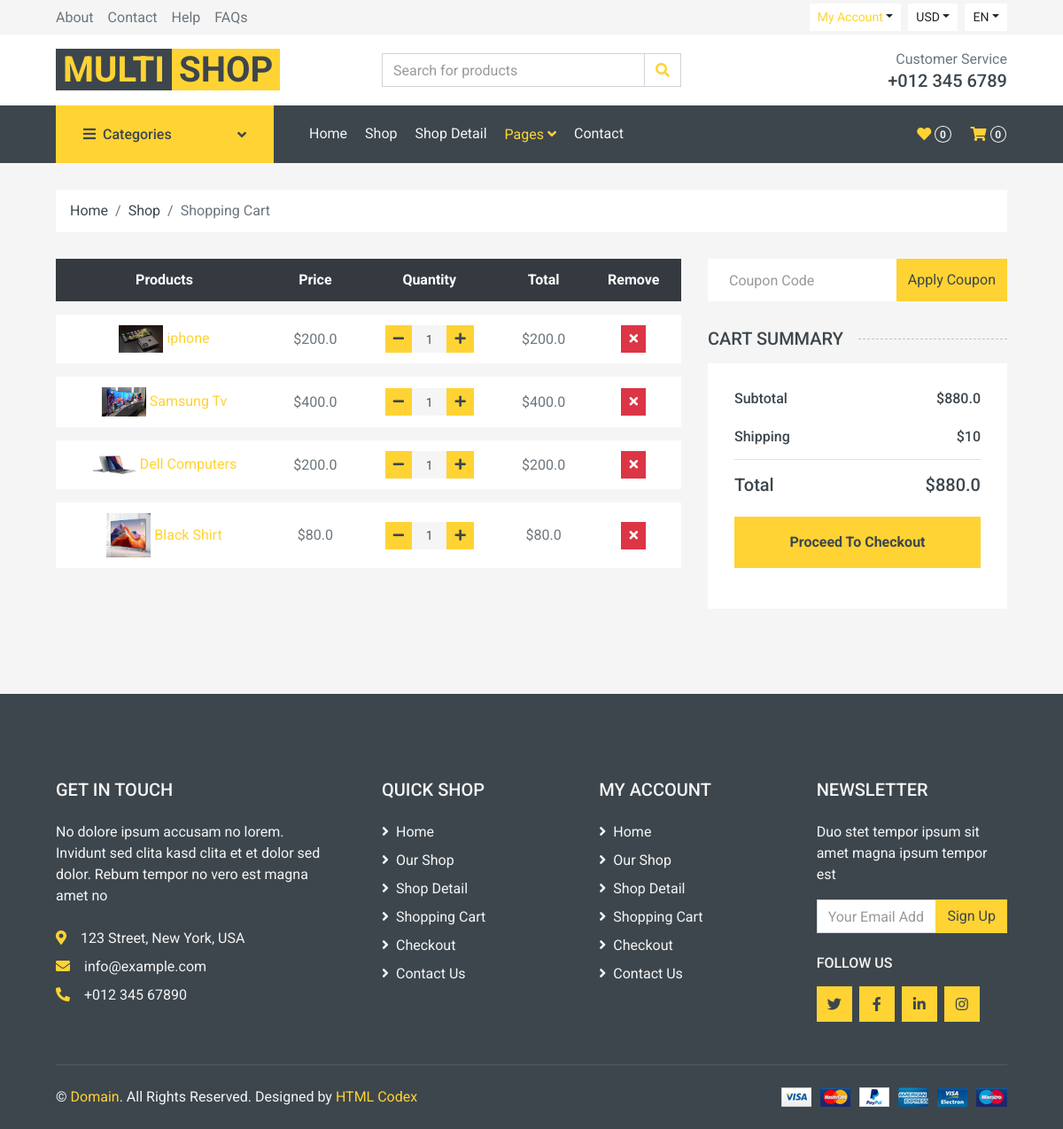
The page /cart/ (signed in) on the database its author committed.
### order/models.py (models this page shows, shortened)
class ShopCart(models.Model):
    user = models.ForeignKey(User, on_delete=models.SET_NULL, null=True)
    product = models.ForeignKey(Product, on_delete=models.SET_NULL, null=True)
    quantity = models.IntegerField()
    @property
    def amount(self):
        return (self.quantity * self.product.price)

### product/models.py (models this page shows, shortened)
class Product(models.Model):
    STATUS = (
        ('True', 'True'),
        ('False', 'False')
    )
    category = models.ForeignKey(Category, on_delete=models.CASCADE)
    title = models.CharField(max_length=30)
    keywords = models.CharField(max_length=255)
    description = models.CharField(max_length=255)
    image = models.ImageField(blank=True, upload_to='images/')
    price = models.FloatField()
    amount = models.IntegerField()
    minamount = models.IntegerField()
    detail = RichTextUploadingField()
    slug = models.SlugField(null=False, unique=True)
    status = models.CharField(max_length=10, choices=STATUS)
    create_at = models.DateTimeField(auto_now_add='True')
    update_at = models.DateTimeField(auto_now=True)
    def __str__(self):
        return self.title
    def image_tag(self):
        return mark_safe('<img src="{}" height="50"/>'.format(self.image.url))
    image_tag.short_description = 'Image'

### order/views.py (the view)
# urls.py: path('cart/', OrderViews.cart, name='cart'),
def cart(request):
    category = Category.objects.all()
    current_user = request.user
    shopcart = ShopCart.objects.filter(user_id=current_user.id)
    total = 0
    for rs in shopcart:
        total += rs.product.price * rs.quantity
    context = {
        'category': category,
        'shopcart': shopcart,
        'total': total,
    }
    return render(request, 'cart.html', context)

### order/templates/cart.html (shortened to what this page needs)
<!DOCTYPE html>
{% load static %}
<html lang="en">
<head>
    <link href="https://cdnjs.cloudflare.com/ajax/libs/font-awesome/5.10.0/css/all.min.css" rel="stylesheet">
    <link href="{% static 'lib/animate/animate.min.css' %}" rel="stylesheet">
    <link href="{% static 'lib/owlcarousel/assets/owl.carousel.min.css' %}" rel="stylesheet">
    <link href="{% static 'css/style.css' %}" rel="stylesheet">
</head>
<body>
    <div class="container-fluid">
        <div class="row bg-secondary py-1 px-xl-5">
            <div class="col-lg-6 d-none d-lg-block">
                <div class="d-inline-flex align-items-center h-100">
                    <a class="text-body mr-3" href="">About</a>
                    <a class="text-body mr-3" href="">Contact</a>
                    <a class="text-body mr-3" href="">Help</a>
                    <a class="text-body mr-3" href="">FAQs</a>
                </div>
            </div>
            <div class="col-lg-6 text-center text-lg-right">
                <div class="d-inline-flex align-items-center">
                    <div class="btn-group">
                        <button type="button" class="btn btn-sm btn-light dropdown-toggle" data-toggle="dropdown"><a
                                href="/user">My Account</a></button>
                    </div>
                    <div class="btn-group mx-2">
                        <button type="button" class="btn btn-sm btn-light dropdown-toggle" data-toggle="dropdown">USD</button>
                    </div>
                    <div class="btn-group">
                        <button type="button" class="btn btn-sm btn-light dropdown-toggle" data-toggle="dropdown">EN</button>
                    </div>
                </div>
            </div>
        </div>
        <div class="row align-items-center bg-light py-3 px-xl-5 d-none d-lg-flex">
            <div class="col-lg-4">
                <a href="" class="text-decoration-none">
                    <span class="h1 text-uppercase text-primary bg-dark px-2">Multi</span>
                    <span class="h1 text-uppercase text-dark bg-primary px-2 ml-n1">Shop</span>
                </a>
            </div>
            <div class="col-lg-4 col-6 text-left">
                <form action="">
                    <div class="input-group">
                        <input type="text" class="form-control" placeholder="Search for products">
                        <div class="input-group-append">
                            <span class="input-group-text bg-transparent text-primary">
                                <i class="fa fa-search"></i>
                            </span>
                        </div>
                    </div>
                </form>
            </div>
            <div class="col-lg-4 col-6 text-right">
                <p class="m-0">Customer Service</p>
                <h5 class="m-0">+012 345 6789</h5>
            </div>
        </div>
    </div>
    <div class="container-fluid bg-dark mb-30">
        <div class="row px-xl-5">
            <div class="col-lg-3 d-none d-lg-block">
                <a class="btn d-flex align-items-center justify-content-between bg-primary w-100" data-toggle="collapse" href="#navbar-vertical" style="height: 65px; padding: 0 30px;">
                    <h6 class="text-dark m-0"><i class="fa fa-bars mr-2"></i>Categories</h6>
                    <i class="fa fa-angle-down text-dark"></i>
                </a>
            </div>
            <div class="col-lg-9">
                <nav class="navbar navbar-expand-lg bg-dark navbar-dark py-3 py-lg-0 px-0">
                    <div class="collapse navbar-collapse justify-content-between" id="navbarCollapse">
                        <div class="navbar-nav mr-auto py-0">
                            <a href="/" class="nav-item nav-link">Home</a>
                            <a href="shop.html" class="nav-item nav-link">Shop</a>
                            <a href="detail.html" class="nav-item nav-link">Shop Detail</a>
                            <div class="nav-item dropdown">
                                <a href="#" class="nav-link dropdown-toggle active" data-toggle="dropdown">Pages <i class="fa fa-angle-down mt-1"></i></a>
                            </div>
                            <a href="contact.html" class="nav-item nav-link">Contact</a>
                        </div>
                        <div class="navbar-nav ml-auto py-0 d-none d-lg-block">
                            <a href="" class="btn px-0">
                                <i class="fas fa-heart text-primary"></i>
                                <span class="badge text-secondary border border-secondary rounded-circle" style="padding-bottom: 2px;">0</span>
                            </a>
                            <a href="" class="btn px-0 ml-3">
                                <i class="fas fa-shopping-cart text-primary"></i>
                                <span class="badge text-secondary border border-secondary rounded-circle" style="padding-bottom: 2px;">0</span>
                            </a>
                        </div>
                    </div>
                </nav>
            </div>
        </div>
    </div>
    <div class="container-fluid">
        <div class="row px-xl-5">
            <div class="col-12">
                <nav class="breadcrumb bg-light mb-30">
                    <a class="breadcrumb-item text-dark" href="">Home</a>
                    <a class="breadcrumb-item text-dark" href="#">Shop</a>
                    <span class="breadcrumb-item active">Shopping Cart</span>
                </nav>
            </div>
        </div>
    </div>
    <div class="container-fluid">
        <div class="row px-xl-5">
            <div class="col-lg-8 table-responsive mb-5">
                <table class="table table-light table-borderless table-hover text-center mb-0">
                    <thead class="thead-dark">
                        <tr>
                            <th>Products</th>
                            <th>Price</th>
                            <th>Quantity</th>
                            <th>Total</th>
                            <th>Remove</th>
                        </tr>
                    </thead>
                    <tbody class="align-middle">
                       {% for rs in shopcart %}
                        <tr>
                            <td class="align-middle"><a href="/product/{{ rs.product.id }}/{{ rs.product.slug }}"><img src="{{ rs.product.image.url }}" alt="" style="width: 50px;"> {{ rs.product }}</a></td>
                            <td class="align-middle">${{ rs.product.price }}</td>
                            <td class="align-middle">
                                <div class="input-group quantity mx-auto" style="width: 100px;">
                                    <div class="input-group-btn">
                                        <button class="btn btn-sm btn-primary btn-minus" >
                                        <i class="fa fa-minus"></i>
                                        </button>
                                    </div>
                                    <input type="text" class="form-control form-control-sm bg-secondary border-0 text-center" value="{{ rs.quantity }}">
                                    <div class="input-group-btn">
                                        <button class="btn btn-sm btn-primary btn-plus">
                                            <i class="fa fa-plus"></i>
                                        </button>
                                    </div>
                                </div>
                            </td>
                            <td class="align-middle">${{ rs.amount }}</td>
                            <td class="align-middle"><a href="/order/deletefromcart/{{ rs.id }}" onclick="return confirm('Delete! Are you sure?')"><button class="btn btn-sm btn-danger"><i class="fa fa-times"></i></button></a></td>
                        </tr>
                       {% endfor %}
                    </tbody>
                </table>
            </div>
            <div class="col-lg-4">
                <form class="mb-30" action="">
                    <div class="input-group">
                        <input type="text" class="form-control border-0 p-4" placeholder="Coupon Code">
                        <div class="input-group-append">
                            <button class="btn btn-primary">Apply Coupon</button>
                        </div>
                    </div>
                </form>
                <h5 class="section-title position-relative text-uppercase mb-3"><span class="bg-secondary pr-3">Cart Summary</span></h5>
                <div class="bg-light p-30 mb-5">
                    <div class="border-bottom pb-2">
                        <div class="d-flex justify-content-between mb-3">
                            <h6>Subtotal</h6>
                            <h6>${{ total }}</h6>
                        </div>
                        <div class="d-flex justify-content-between">
                            <h6 class="font-weight-medium">Shipping</h6>
                            <h6 class="font-weight-medium">$10</h6>
                        </div>
                    </div>
                    <div class="pt-2">
                        <div class="d-flex justify-content-between mt-2">
                            <h5>Total</h5>
                            <h5>${{ total }}</h5>
                        </div>
                        <a href="/order/orderproduct"><button class="btn btn-block btn-primary font-weight-bold my-3 py-3">Proceed To Checkout</button></a>
                    </div>
                </div>
            </div>
        </div>
    </div>
    <div class="container-fluid bg-dark text-secondary mt-5 pt-5">
        <div class="row px-xl-5 pt-5">
            <div class="col-lg-4 col-md-12 mb-5 pr-3 pr-xl-5">
                <h5 class="text-secondary text-uppercase mb-4">Get In Touch</h5>
                <p class="mb-4">No dolore ipsum accusam no lorem. Invidunt sed clita kasd clita et et dolor sed dolor. Rebum tempor no vero est magna amet no</p>
                <p class="mb-2"><i class="fa fa-map-marker-alt text-primary mr-3"></i>123 Street, New York, USA</p>
                <p class="mb-2"><i class="fa fa-envelope text-primary mr-3"></i>info@example.com</p>
                <p class="mb-0"><i class="fa fa-phone-alt text-primary mr-3"></i>+012 345 67890</p>
            </div>
            <div class="col-lg-8 col-md-12">
                <div class="row">
                    <div class="col-md-4 mb-5">
                        <h5 class="text-secondary text-uppercase mb-4">Quick Shop</h5>
                        <div class="d-flex flex-column justify-content-start">
                            <a class="text-secondary mb-2" href="#"><i class="fa fa-angle-right mr-2"></i>Home</a>
                            <a class="text-secondary mb-2" href="#"><i class="fa fa-angle-right mr-2"></i>Our Shop</a>
                            <a class="text-secondary mb-2" href="#"><i class="fa fa-angle-right mr-2"></i>Shop Detail</a>
                            <a class="text-secondary mb-2" href="#"><i class="fa fa-angle-right mr-2"></i>Shopping Cart</a>
                            <a class="text-secondary mb-2" href="#"><i class="fa fa-angle-right mr-2"></i>Checkout</a>
                            <a class="text-secondary" href="#"><i class="fa fa-angle-right mr-2"></i>Contact Us</a>
                        </div>
                    </div>
                    <div class="col-md-4 mb-5">
                        <h5 class="text-secondary text-uppercase mb-4">My Account</h5>
                        <div class="d-flex flex-column justify-content-start">
                            <a class="text-secondary mb-2" href="#"><i class="fa fa-angle-right mr-2"></i>Home</a>
                            <a class="text-secondary mb-2" href="#"><i class="fa fa-angle-right mr-2"></i>Our Shop</a>
                            <a class="text-secondary mb-2" href="#"><i class="fa fa-angle-right mr-2"></i>Shop Detail</a>
                            <a class="text-secondary mb-2" href="#"><i class="fa fa-angle-right mr-2"></i>Shopping Cart</a>
                            <a class="text-secondary mb-2" href="#"><i class="fa fa-angle-right mr-2"></i>Checkout</a>
                            <a class="text-secondary" href="#"><i class="fa fa-angle-right mr-2"></i>Contact Us</a>
                        </div>
                    </div>
                    <div class="col-md-4 mb-5">
                        <h5 class="text-secondary text-uppercase mb-4">Newsletter</h5>
                        <p>Duo stet tempor ipsum sit amet magna ipsum tempor est</p>
                        <form action="">
                            <div class="input-group">
                                <input type="text" class="form-control" placeholder="Your Email Address">
                                <div class="input-group-append">
                                    <button class="btn btn-primary">Sign Up</button>
                                </div>
                            </div>
                        </form>
                        <h6 class="text-secondary text-uppercase mt-4 mb-3">Follow Us</h6>
                        <div class="d-flex">
                            <a class="btn btn-primary btn-square mr-2" href="#"><i class="fab fa-twitter"></i></a>
                            <a class="btn btn-primary btn-square mr-2" href="#"><i class="fab fa-facebook-f"></i></a>
                            <a class="btn btn-primary btn-square mr-2" href="#"><i class="fab fa-linkedin-in"></i></a>
                            <a class="btn btn-primary btn-square" href="#"><i class="fab fa-instagram"></i></a>
                        </div>
                    </div>
                </div>
            </div>
        </div>
        <div class="row border-top mx-xl-5 py-4" style="border-color: rgba(256, 256, 256, .1) !important;">
            <div class="col-md-6 px-xl-0">
                <p class="mb-md-0 text-center text-md-left text-secondary">
                    &copy; <a class="text-primary" href="#">Domain</a>. All Rights Reserved. Designed
                    by
                    <a class="text-primary" href="https://htmlcodex.com">HTML Codex</a>
                </p>
            </div>
            <div class="col-md-6 px-xl-0 text-center text-md-right">
                <img class="img-fluid" src="img/payments.png" alt="">
            </div>
        </div>
    </div>
</body>
</html>

### rows shown on the page
ShopCart: product.image (picture), product "iphone", product.price "200.0", quantity "1", amount "200.0"
ShopCart: product.image (picture), product "Samsung Tv", product.price "400.0", quantity "1", amount "400.0"
ShopCart: product.image (picture), product "Dell Computers", product.price "200.0", quantity "1", amount "200.0"
ShopCart: product.image (picture), product "Black Shirt", product.price "80.0", quantity "1", amount "80.0"

### other values the page prints
{{ total }} "880.0"
